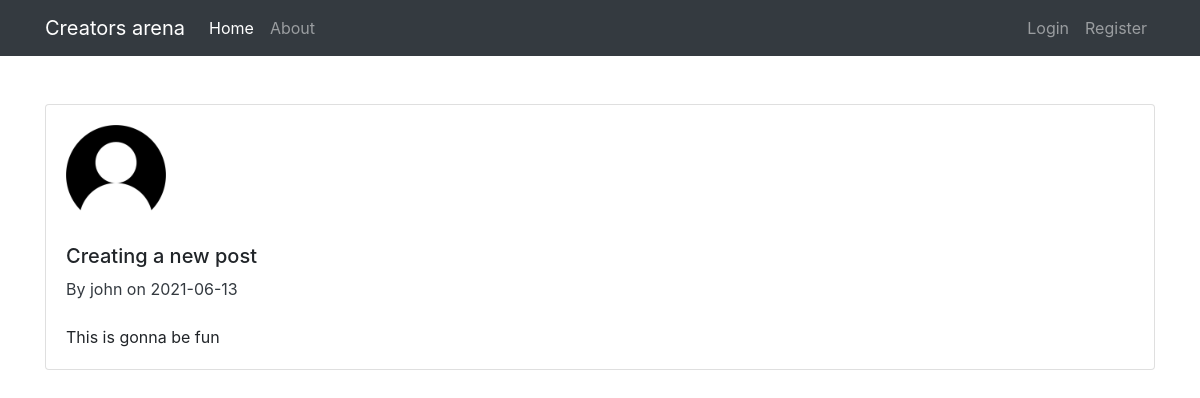
Page /post/9 on the committed database.
### flaskblog/models.py (models this page shows, shortened)
class User(db.Model, UserMixin):
    id = db.Column(db.Integer, primary_key = True)
    username = db.Column(db.String(20), unique = True, nullable = False)
    email = db.Column(db.String(120), unique = True, nullable = False)
    image_file = db.Column(db.String(20), nullable=False,  default = 'default.png' )
    password = db.Column(db.String(60), nullable = False)
    posts = db.relationship('Post', backref='author', lazy=True )

class Post(db.Model):
    id = db.Column(db.Integer, primary_key = True)
    title = db.Column(db.String(20), nullable=False)
    date_posted = db.Column(db.DateTime, nullable=False, default = datetime.utcnow)
    user_id = db.Column(db.Integer, db.ForeignKey('user.id'), nullable= False)
    content = db.Column(db.Text, nullable= False)

### flaskblog/routes.py (the view)
@app.route("/post/<int:post_id>")
def post(post_id):
    post = Post.query.get_or_404(post_id)
    return render_template("post.html", title = post.title , post=post, legend='Create Post')

### flaskblog/templates/post.html (shortened to what this page needs)
{% extends "layout.html"%}
{% block content %}
    <div class="card mt-4">
        <div class="card-body">
            <img class="account-img" src= "{{ url_for('static', filename= 'profile_pic/' + post.author.image_file ) }}" >
            <div class="card-title " style="font-weight:500; font-size:20px">{{ post.title }}</div>
            <div class="card-subtitle text-dark" >By {{ post.author.username }} on {{ post.date_posted.strftime('%Y-%m-%d') }}</div>
            <div class="card-text mt-4">{{ post.content }}</div>
        </div>
    </div>
{% endblock content %}

### flaskblog/static/main.css (style rules this page uses)
body { background: #fafafa; color: #333333; margin-top: 5rem; }
.account-img { height: 100px; width: 100px; margin-right: 20px; margin-bottom: 16px; }

### rows in the picture
User: image_file (placeholder picture), author.username "john"
Post: title "Creating a new post", date_posted "2021-06-13", content "This is gonna be fun"
